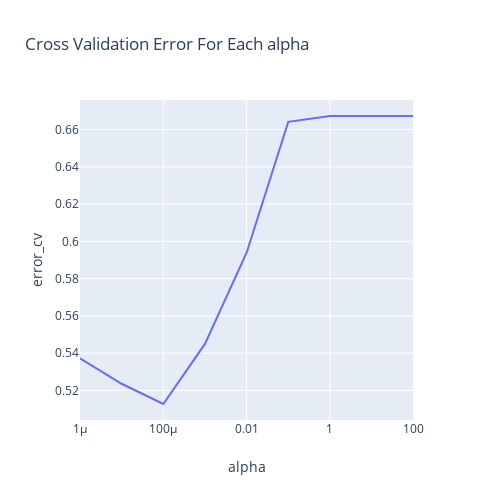

The code cell stored with this chart in its notebook:
### Markdown cell above
# <font color='blue'> model-4 : Suppport Vector Machines + BOW :</font>

### Code cell
import plotly.express as px

alpha = [10 ** x for x in range(-6, 3)]
cv_log_error_array = []
for i in alpha:
    
    clf = SGDClassifier(class_weight='balanced', alpha=i, penalty='l2', loss='hinge', random_state=42)
    clf.fit(x_train_one_hot, y_train)
    sig_clf = CalibratedClassifierCV(clf, method="sigmoid")
    sig_clf.fit(x_train_one_hot,y_train)
    sig_clf_probs = sig_clf.predict_proba(x_cv_one_hot)
    cv_log_error_array.append(log_loss(y_cv, sig_clf_probs, labels=clf.classes_, eps=1e-15))
    print("for alpha = {} Log Loss is {} ".format(i,log_loss(y_cv, sig_clf_probs)))




df = pd.DataFrame({'alpha': alpha, 'error_cv': cv_log_error_array })
fig = px.line(df, x="alpha", y="error_cv",width=500,height=500,title="Cross Validation Error For Each alpha",log_x=True)
fig.show()



best_alpha = np.argmin(cv_log_error_array)
clf = SGDClassifier(class_weight='balanced', alpha=alpha[best_alpha], penalty='l2', loss='hinge', random_state=42)
clf.fit(x_train_one_hot, y_train)
sig_clf = CalibratedClassifierCV(clf, method="sigmoid")
sig_clf.fit(x_train_one_hot, y_train)

predict_y = sig_clf.predict_proba(x_train_one_hot)
print('For values of best alpha = ', alpha[best_alpha], "The train log loss is:",log_loss(y_train, predict_y, labels=clf.classes_, eps=1e-15))
predict_y = sig_clf.predict_proba(x_cv_one_hot)
print('For values of best alpha = ', alpha[best_alpha], "The cross validation log loss is:",log_loss(y_cv, predict_y, labels=clf.classes_, eps=1e-15))
predict_y = sig_clf.predict_proba(x_test_one_hot)
print('For values of best alpha = ', alpha[best_alpha], "The test log loss is:",log_loss(y_test, predict_y, labels=clf.classes_, eps=1e-15))

### Figure 1 — Plotly figure (JSON) as saved in the notebook; plotly's stock layout.template omitted (floating-point values rounded to 4 significant figures)
{"data": [{"hoverlabel": {"namelength": 0}, "hovertemplate": "alpha=%{x}<br>error_cv=%{y}", "legendgroup": "", "line": {"color": "#636efa", "dash": "solid"}, "mode": "lines", "name": "", "showlegend": false, "type": "scatter", "x": [1e-06, 1e-05, 0.0001, 0.001, 0.01, 0.1, 1, 10, 100], "xaxis": "x", "y": [0.5372, 0.5236, 0.5127, 0.545, 0.5939, 0.6641, 0.6673, 0.6673, 0.6673], "yaxis": "y"}], "layout": {"height": 500, "legend": {"tracegroupgap": 0}, "title": {"text": "Cross Validation Error For Each alpha"}, "width": 500, "xaxis": {"anchor": "y", "domain": [0, 0.98], "title": {"text": "alpha"}, "type": "log"}, "yaxis": {"anchor": "x", "domain": [0, 1], "title": {"text": "error_cv"}}}}
